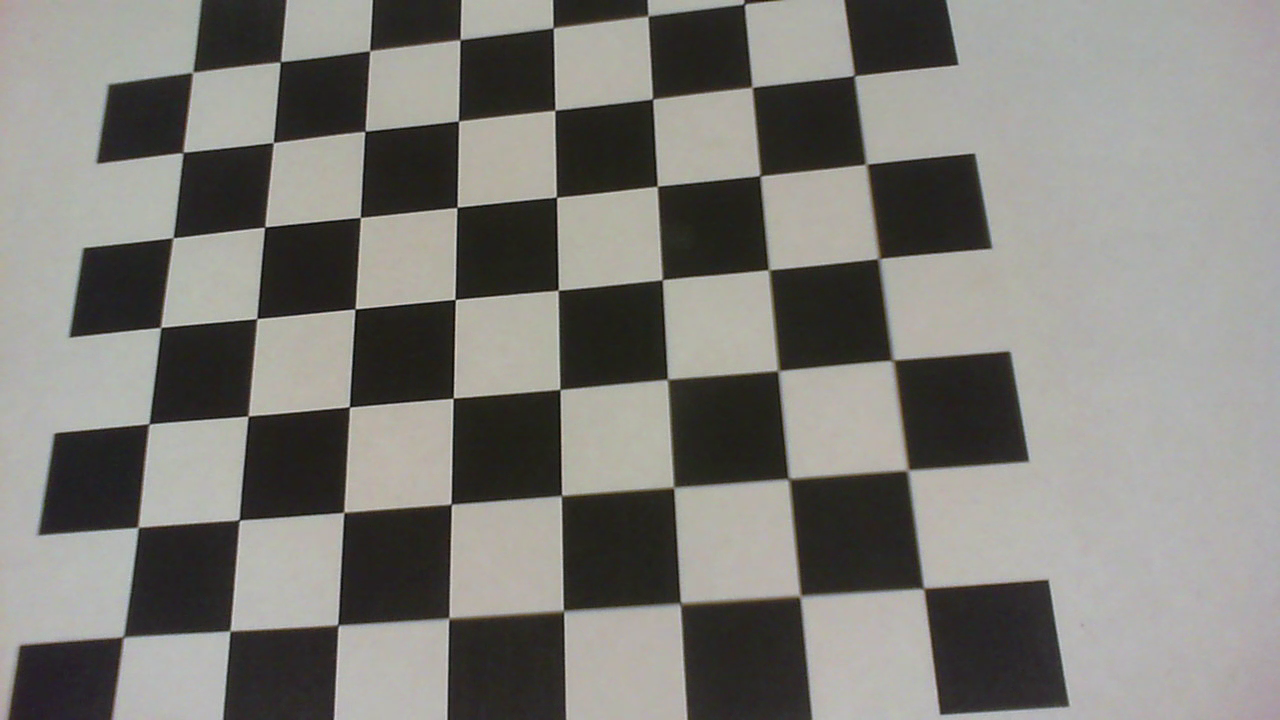
#> input picture frame 5 of chessboard_videos/WIN_20230119_19_31_56_Pro.mp4, 1280 x 720 px, given in place of LogiC920_a3_chessboard_0630.mp4, which was not available
$ python calibration.py
#> lines starting #> are read from the running program, lines starting #| are printed output that depends on the picture; pictures that were not available may be replaced by others from this repository, and a replacement may not be noted
import numpy as np
import cv2 as cv
import glob
import sys


gridrows = 9
gridcols = 6
# termination criteria
criteria = (cv.TERM_CRITERIA_EPS + cv.TERM_CRITERIA_MAX_ITER, 30, 0.001)
# prepare object points, like (0,0,0), (1,0,0), (2,0,0) ....,(6,5,0)
objp = np.zeros((gridrows * gridcols, 3), np.float32)
objp[:, :2] = np.mgrid[0:gridrows, 0:gridcols].T.reshape(-1, 2)
# Arrays to store object points and image points from all the images.
objpoints = []  # 3d point in real world space
imgpoints = []  # 2d points in image plane.
images = glob.glob("chessboard_images/*.jpg")


nr_total = 0
nr_success = 0
video = cv.VideoCapture("chessboard_videos/LogiC920_a3_chessboard_0630.mp4")

# [5 lines of commented-out code are left out]
total_frames = video.get(cv.CAP_PROP_FRAME_COUNT)
print(total_frames)
current_frame = 0


while video.isOpened():
    # img = cv.imread(fname)

    if current_frame >= total_frames:
        break

    is_read, frame = video.read()
#> frame is the input picture: shape (720, 1280, 3); mean B, G, R 120.3, 125.2, 126.7
    current_frame += 1
    if not is_read:
        break

    frame = cv.resize(frame, (640, 480), interpolation=cv.INTER_AREA)
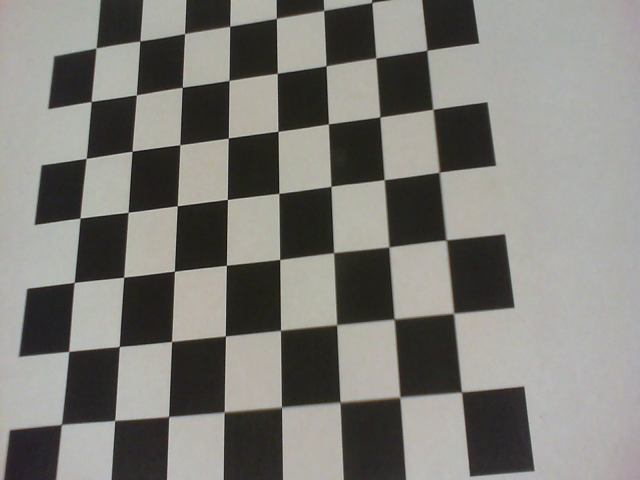
#> frame: shape (480, 640, 3); mean B, G, R 120.3, 125.2, 126.7

    gray = cv.cvtColor(frame, cv.COLOR_BGR2GRAY)
    cv.imshow("frame", gray)
    # cv.waitKey(1)
    ret, corners = cv.findChessboardCorners(gray, (gridcols, gridrows), None)
#> ret = False; corners = None
    # print(corners)

    if ret == True:
        if current_frame % 10 == 0:
            objpoints.append(objp)
            corners2 = cv.cornerSubPix(gray, corners, (5, 5), (-1, -1), criteria)
            imgpoints.append(corners2)
            cv.drawChessboardCorners(frame, (gridcols, gridrows), corners2, ret)
            cv.imshow("img", frame)
            # cv.waitKey(1)
            # print(f"saw chessboard")
            nr_success += 1
    else:
        print(f"failed to see chessboard")
    cv.waitKey(1)


print("Done")
cv.destroyAllWindows()

print("Calibrating Camera")

ret, mtx, dist, rvecs, tvecs = cv.calibrateCamera(
    objpoints, imgpoints, gray.shape[::-1], None, None
)

h, w = frame.shape[:2]
newcameramtx, roi = cv.getOptimalNewCameraMatrix(mtx, dist, (w, h), 1, (w, h))

# undistort
dst = cv.undistort(frame, mtx, dist, None, newcameramtx)
# crop the image
x, y, w, h = roi
dst = dst[y : y + h, x : x + w]
# cv.imwrite('calibresult.png', dst)
cv.imshow("dst", dst)
cv.waitKey(0)

mean_error = 0
for i in range(len(objpoints)):
    imgpoints2, _ = cv.projectPoints(objpoints[i], rvecs[i], tvecs[i], mtx, dist)
    error = cv.norm(imgpoints[i], imgpoints2, cv.NORM_L2) / len(imgpoints2)
    mean_error += error
print("total error: {}".format(mean_error / len(objpoints)))

# cv.imshow("ahh", img)
# cv.waitKey(1)
print(f"successful images {nr_success}")
print(f"camera matrix: \n {mtx}")
print(f"distortion coefficients: \n {dist}")
# print(ret, mtx, dist, rvecs, tvecs)
# cv.destroyAllWindows()

$ run again, starting later in the video
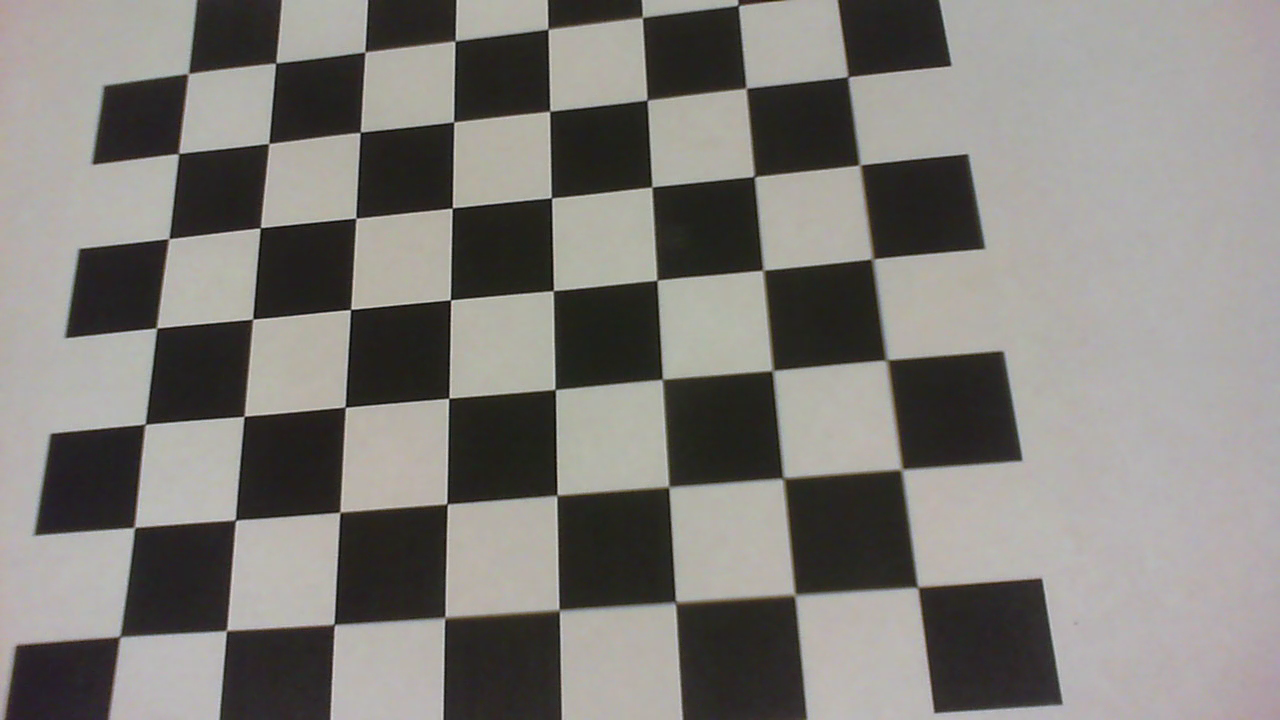
#> input picture frame 22 of chessboard_videos/WIN_20230119_19_31_56_Pro.mp4, 1280 x 720 px, given in place of LogiC920_a3_chessboard_0630.mp4, which was not available
#> frame is the input picture: shape (720, 1280, 3); mean B, G, R 120.7, 124.9, 127.7
#> `frame = cv.resize(frame, (640, 480), interpolation=cv.INTER_AREA)`:
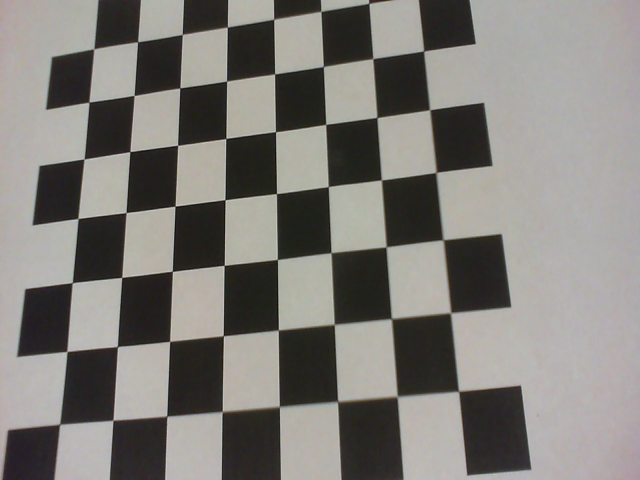
#> frame: shape (480, 640, 3); mean B, G, R 120.7, 124.9, 127.7
#> ret = False; corners = None

$ run again, starting later in the video
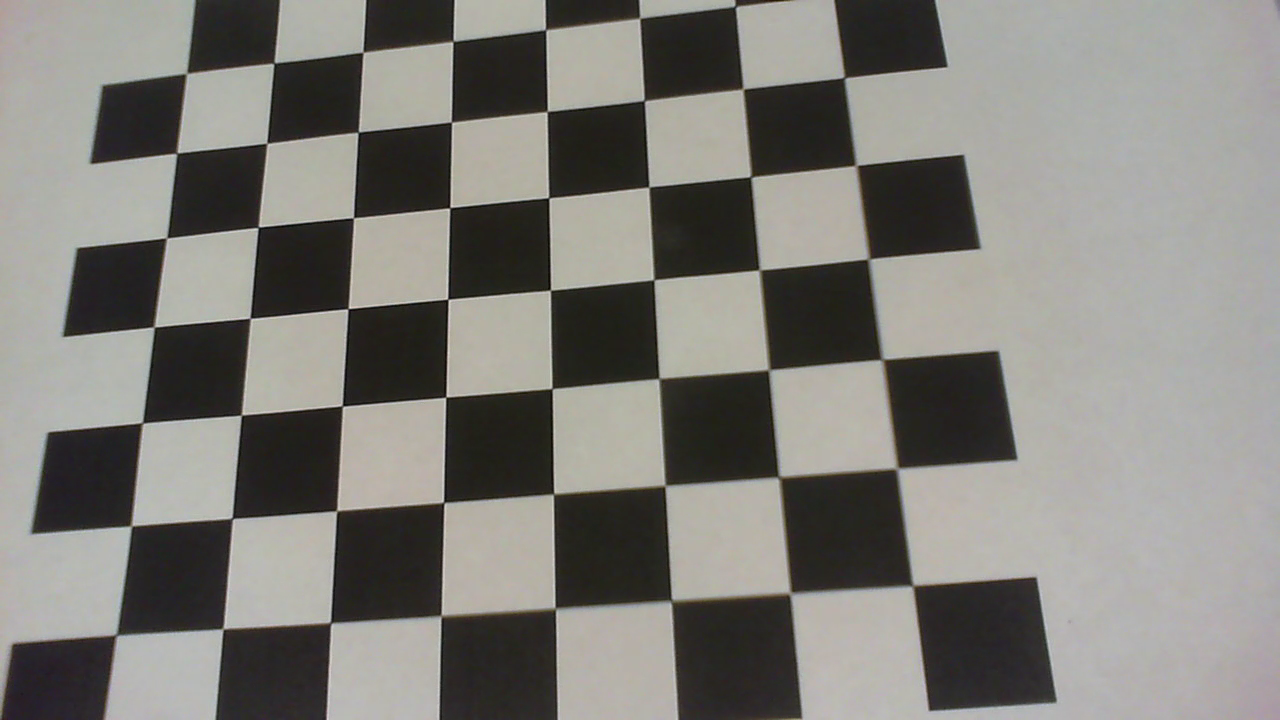
#> input picture frame 40 of chessboard_videos/WIN_20230119_19_31_56_Pro.mp4, 1280 x 720 px, given in place of LogiC920_a3_chessboard_0630.mp4, which was not available
#> frame is the input picture: shape (720, 1280, 3); mean B, G, R 120.3, 125.4, 127
#> `frame = cv.resize(frame, (640, 480), interpolation=cv.INTER_AREA)`:
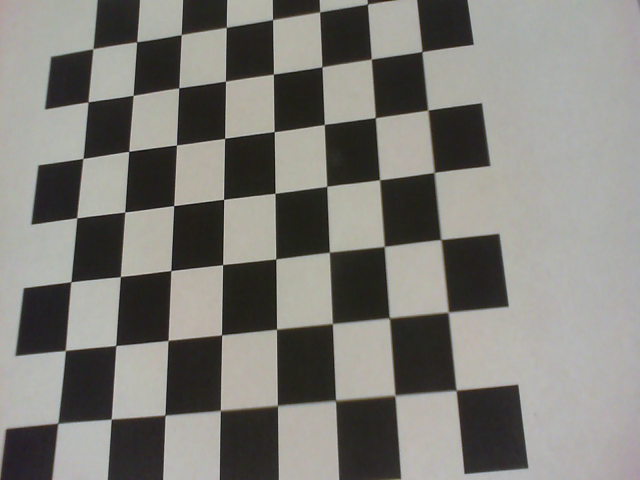
#> frame: shape (480, 640, 3); mean B, G, R 120.3, 125.4, 127
#> ret = False; corners = None
